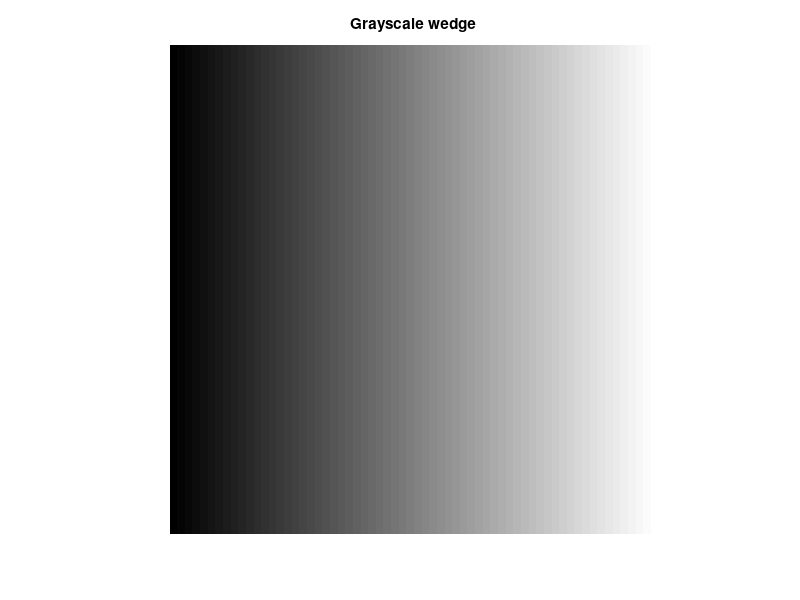

Write MATLAB code to recreate this figure.
A=zeros(256,256); % initializing matrix A of size 256*256 with zero

% creating the test pattern image of grayscale wedge

for i=1:256

    for j=1:256

        A(j,i)=i-1;

    end

end

imshow(A,[]); % showing the wedge image

title('Grayscale wedge');